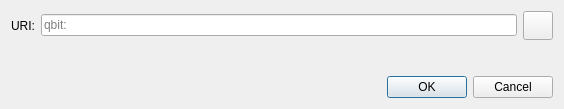
<?xml version="1.0" encoding="UTF-8"?>
<ui version="4.0">
 <class>OpenURIDialog</class>
 <widget class="QDialog" name="OpenURIDialog">
  <property name="geometry">
   <rect>
    <x>0</x>
    <y>0</y>
    <width>564</width>
    <height>109</height>
   </rect>
  </property>
  <property name="windowTitle">
   <string>Open qbit URI</string>
  </property>
  <layout class="QVBoxLayout" name="verticalLayout">
   <item>
    <layout class="QHBoxLayout" name="horizontalLayout">
     <item>
      <widget class="QLabel" name="label">
       <property name="text">
        <string>URI:</string>
       </property>
      </widget>
     </item>
     <item>
      <widget class="QValidatedLineEdit" name="uriEdit">
       <property name="placeholderText">
        <string notr="true">qbit:</string>
       </property>
      </widget>
     </item>
     <item>
      <widget class="QToolButton" name="pasteButton">
       <property name="toolTip">
        <string extracomment="Tooltip text for button that allows you to paste an address that is in your clipboard.">Paste address from clipboard</string>
       </property>
       <property name="text">
        <string/>
       </property>
       <property name="icon">
        <iconset resource="../qbit.qrc">
         <normaloff>:/icons/editpaste</normaloff>:/icons/editpaste
        </iconset>
       </property>
       <property name="iconSize">
        <size>
         <width>22</width>
         <height>22</height>
        </size>
       </property>
      </widget>
     </item>
    </layout>
   </item>
   <item>
    <spacer name="verticalSpacer">
     <property name="orientation">
      <enum>Qt::Vertical</enum>
     </property>
     <property name="sizeHint" stdset="0">
      <size>
       <width>20</width>
       <height>40</height>
      </size>
     </property>
    </spacer>
   </item>
   <item>
    <widget class="QDialogButtonBox" name="buttonBox">
     <property name="orientation">
      <enum>Qt::Horizontal</enum>
     </property>
     <property name="standardButtons">
      <set>QDialogButtonBox::Cancel|QDialogButtonBox::Ok</set>
     </property>
    </widget>
   </item>
  </layout>
 </widget>
 <customwidgets>
  <customwidget>
   <class>QValidatedLineEdit</class>
   <extends>QLineEdit</extends>
   <header>qt/qvalidatedlineedit.h</header>
  </customwidget>
 </customwidgets>
 <resources/>
 <connections>
  <connection>
   <sender>buttonBox</sender>
   <signal>accepted()</signal>
   <receiver>OpenURIDialog</receiver>
   <slot>accept()</slot>
   <hints>
    <hint type="sourcelabel">
     <x>248</x>
     <y>254</y>
    </hint>
    <hint type="destinationlabel">
     <x>157</x>
     <y>274</y>
    </hint>
   </hints>
  </connection>
  <connection>
   <sender>buttonBox</sender>
   <signal>rejected()</signal>
   <receiver>OpenURIDialog</receiver>
   <slot>reject()</slot>
   <hints>
    <hint type="sourcelabel">
     <x>316</x>
     <y>260</y>
    </hint>
    <hint type="destinationlabel">
     <x>286</x>
     <y>274</y>
    </hint>
   </hints>
  </connection>
 </connections>
</ui>
